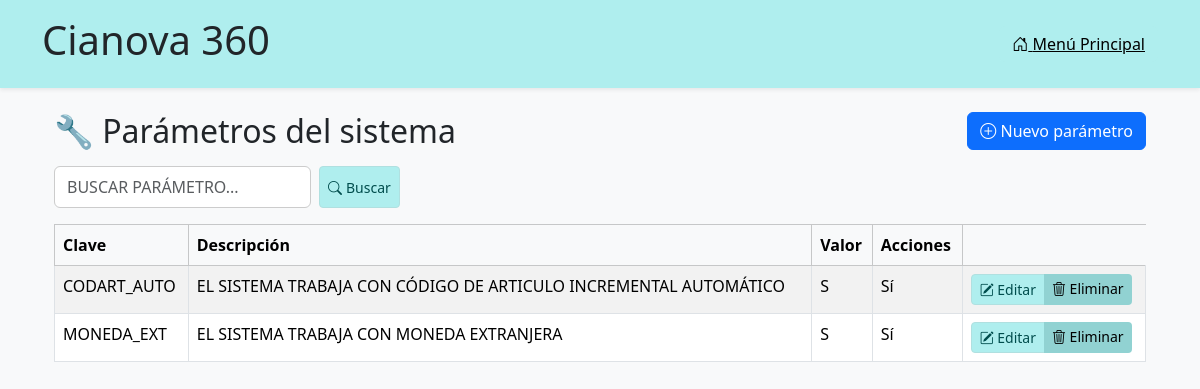
The page /articulos/parametros/ on the database as committed earlier.
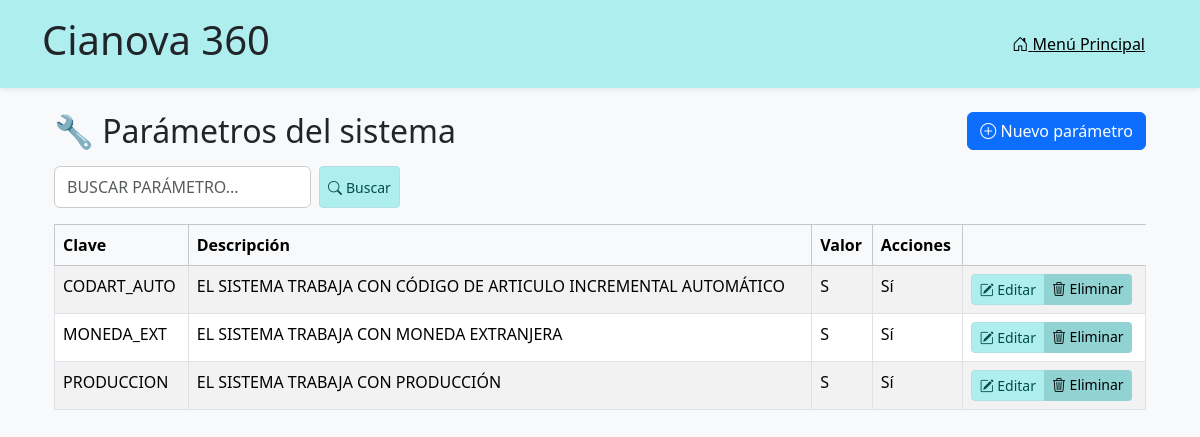
The same page on the database as committed later.
### articulos/models.py (models this page shows, shortened)
class ParametroSistema(models.Model):
    clave = models.CharField(max_length=14, unique=True)
    descripcion = models.CharField(max_length=200)
    valor = models.CharField(max_length=1, choices=[('S', 'Sí'), ('N', 'No')])

### articulos/views.py (the view)
# urls.py: path('parametros/', views.listar_parametros, name='listar_parametros'),
def listar_parametros(request):
    query = request.GET.get('buscar_parametro', '').strip().upper()
    if query:
        filtros = (
            Q(clave__icontains=query) |
            Q(descripcion__icontains=query) |
            Q(valor__icontains=query)
        )
        parametros = ParametroSistema.objects.filter(filtros)
    else:
        parametros = ParametroSistema.objects.all()
    contexto = {
        'parametros': parametros,
        'query': query
    }
    return render(request, 'articulos/listar_parametros.html', contexto)

### articulos/templates/articulos/listar_parametros.html (shortened to what this page needs)
{% extends "base.html" %}
{% block content %}
<div class="container mt-4">
  <div class="d-flex justify-content-between align-items-center mb-3">
    <h2 class="mb-0 text-institucional">🔧 Parámetros del sistema</h2>
    <a href="{% url 'agregar_parametro' %}" class="btn btn-primary">
      <i class="bi bi-plus-circle"></i> Nuevo parámetro
    </a>
  </div>
  <form method="get" class="d-flex mb-3" role="search">
    <input type="text" name="buscar_parametro" class="form-control me-2 text-uppercase" placeholder="Buscar parámetro..." value="{{ request.GET.buscar_parametro }}">
	<button type="submit" class="btn btn-sm btn-institucional d-inline-flex align-items-center gap-1">
      <i class="bi bi-search"></i> Buscar
    </button>
  </form>
  {% if parametros %}
    <table class="table table-striped table-bordered">
      <thead class="table-light">
        <tr>
          <th>Clave</th>
          <th>Descripción</th>
          <th>Valor</th>
          <th>Acciones</th>
        </tr>
      </thead>
      <tbody>
        {% for parametro in parametros %}
          <tr>
            <td class="text-uppercase">{{ parametro.clave }}</td>
            <td class="text-uppercase">{{ parametro.descripcion }}</td>
            <td>{{ parametro.valor }}</td>
            <td>{{ parametro.get_valor_display }}</td>
            <td>
              <div class="btn-group" role="group">
                <a href="{% url 'editar_parametro' parametro.id %}" class="btn btn-sm btn-institucional">
                  <i class="bi bi-pencil-square"></i> Editar
                </a>
                <a href="{% url 'eliminar_parametro' parametro.id %}"
                   class="btn btn-sm btn-institucional-danger"
                   onclick="return confirm('¿Está seguro que desea eliminar el parámetro {{ parametro.id }}?');">
                  <i class="bi bi-trash3"></i> Eliminar
                </a>
              </div>
            </td>
          </tr>
        {% endfor %}
      </tbody>
    </table>
  {% endif %}
</div>
{% endblock %}

Rows that differ between the two databases and show on the page:
added ParametroSistema: clave "PRODUCCION", descripcion "EL SISTEMA TRABAJA CON PRODUCCIÓN", valor "S", valor "Sí"
